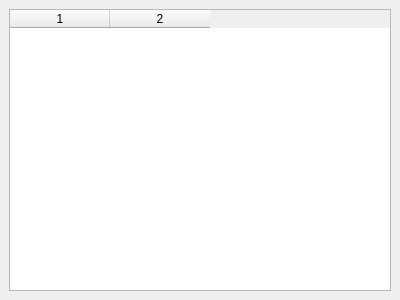
<ui version="4.0" >
 <class>Form</class>
 <widget class="QWidget" name="Form" >
  <property name="geometry" >
   <rect>
    <x>0</x>
    <y>0</y>
    <width>400</width>
    <height>300</height>
   </rect>
  </property>
  <property name="windowTitle" >
   <string>Form</string>
  </property>
  <layout class="QGridLayout" >
   <property name="margin" >
    <number>9</number>
   </property>
   <property name="spacing" >
    <number>6</number>
   </property>
   <item row="0" column="0" >
    <widget class="QTableWidget" name="tblTM" >
     <property name="rowCount" >
      <number>0</number>
     </property>
     <property name="columnCount" >
      <number>2</number>
     </property>
     <column/>
     <column/>
    </widget>
   </item>
  </layout>
 </widget>
 <resources/>
 <connections/>
</ui>
